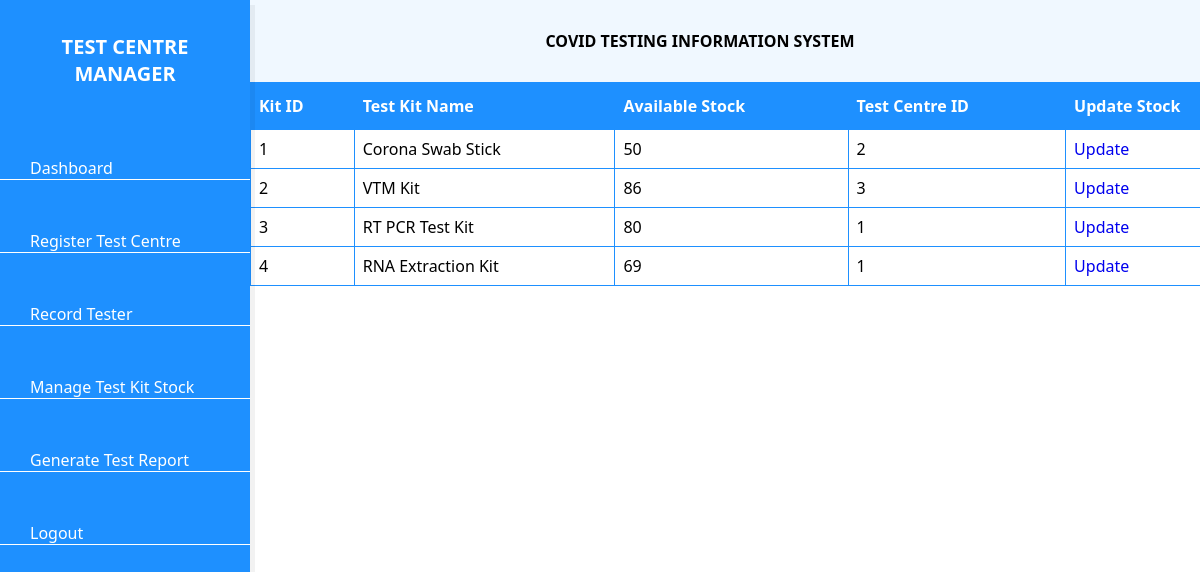
Page /TestKitData.php (signed in) on the committed database.
### tables this page shows
CREATE TABLE `testkit` (
  `kitID` int(255) NOT NULL,
  `testName` varchar(255) NOT NULL,
  `availableStock` int(255) NOT NULL,
  `centreID` int(255) NOT NULL
);

### TestKitData.php (the view, shortened to what this page needs)
<?php
if (isset($_SESSION['username'])) {
?>
<!DOCTYPE html>
<html lang="en">
  <head>
    <link rel="stylesheet" href="dashboardcss/style.css" />
	<link rel="stylesheet" href="dataTables.bootstrap4.min.css" />
  </head>
  <body>
    <div class="sidebar">
      <h2>Test Centre Manager</h2>
      <ul class="nav">
        <li>
          <a href="dashboardManager.php">
            <span>Dashboard</span>
          </a>
        </li>
		<li>
          <a href="RegisterTestCentreForm.php">
            <span>Register Test Centre</span>
          </a>
        </li>
        <li>
          <a href="RecordTesterForm.php">
            <span>Record Tester</span>
          </a>
        </li>
        <li>
          <a href="ManageTestKitStockForm.php">
            <span>Manage Test Kit Stock</span>
          </a>
        </li>
        <li>
          <a href="#">
            <span>Generate Test Report</span>
          </a>
        </li>
        <li>
          <a href="Logout.php">
            <span>Logout</span>
          </a>
        </li>
      </ul>
    </div>
    <div class="main">
      <b>COVID TESTING INFORMATION SYSTEM</b>
    </div>
	<?php include "db_conn.php";?>
	<div style="overflow-x: auto;">
		<table id="testKit">
			<thead>
				<tr>
					<th>Kit ID</th>
					<th>Test Kit Name</th>
					<th>Available Stock</th>
					<th>Test Centre ID</th>
					<th>Update Stock</th>
				</tr>
			</thead>
			<tbody>
				<?php
					$data = mysqli_query($conn, "SELECT * FROM testKit");
					while($show = mysqli_fetch_array($data)){
						echo "
						<tr>
							<td>$show[kitID]</td>
							<td>$show[testName]</td>
							<td>$show[availableStock]</td>
							<td>$show[centreID]</td>
							<td>
								<a href='UpdateTestKitStockForm.php?id=$show[kitID]'> Update </a>
							</td>
						</tr>";
					}
				?>
			</tbody>
		</table>
	</div>
  </body>
</html>
<?php
}

### dashboardcss/style.css (style rules this page uses)
* { margin: 0; padding: 0; text-decoration: none; }
body { box-sizing: border-box; font-family: 'Segoe UI', Tahoma, Geneva, Verdana, sans-serif; }
.sidebar { position: fixed; background: #1E90FF; box-shadow: 5px 5px rgba(0, 0, 0, 0.05); width: 250px; height: 100%; top: 0; left: 0; z-index: 1; }
.sidebar h2 { text-align: center; font-size: 20px; text-transform: uppercase; color: #ffffff; background: #1E90FF; padding: 20px; font-weight: bold; }
.sidebar ul li { border-bottom: 1px solid #ffffff; margin: 50px 0; }
.sidebar ul li a { color: #ffffff; padding: 0 30px; }
.main { text-align: center; background: #F0F8FF; box-shadow: 5px 5px rgba(0, 0, 0, 0.05); margin-left: 200px; padding: 30px; }
h2 { color: #FFFFFF; text-align: center; margin-bottom: 40px; }
h2 { margin-top: 5%; }
#testKit { border-collapse: collapse; width: 85.3%; margin-left: 250px; }
#testKit td, #testKit th { border: 1px solid #1E90FF; padding: 8px; }
#testKit th { padding-top: 12px; padding-bottom: 12px; text-align: left; background-color: #1E90FF; color: white; }

### rows in the picture
testkit: kitID "1", testName "Corona Swab Stick", availableStock "50", centreID "2"
testkit: kitID "2", testName "VTM Kit", availableStock "86", centreID "3"
testkit: kitID "3", testName "RT PCR Test Kit", availableStock "80", centreID "1"
testkit: kitID "4", testName "RNA Extraction Kit", availableStock "69", centreID "1"
